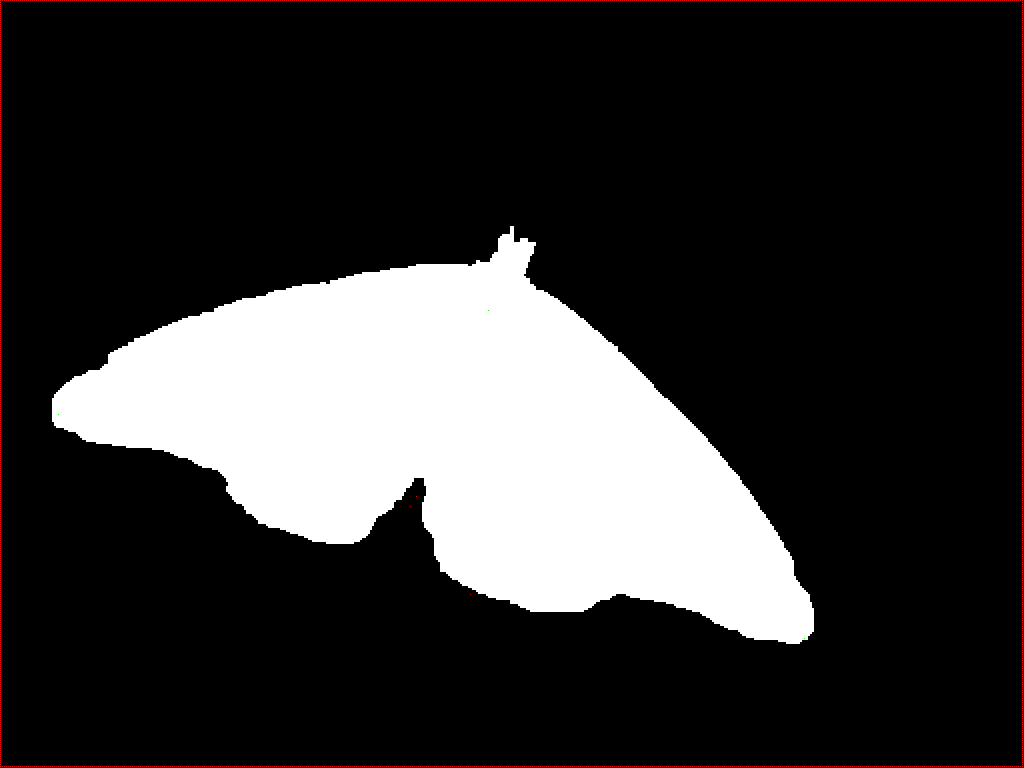
#> input picture 0010001_seg0.png, 1024 x 768 px
$ python latent_regions.py --image 0010001_seg0.png
#> lines starting #> are read from the running program, lines starting #| are printed output that depends on the picture; after the words box and inside, x2 and y2 are one past the last pixel; in counts of white or black regions, pixels touching at a corner belong together
# USAGE
# python latent_regions.py --image <image_path>

# import the necessary packages
from skimage.exposure import rescale_intensity
from skimage.segmentation import slic
from skimage.util import img_as_float
from skimage import io
import numpy as np
import argparse
import cv2

def segment_colorfulness(image, mask):
	# split the image into its respective RGB components, then mask
	# each of the individual RGB channels so we can compute
	# statistics only for the masked region
	(B, G, R) = cv2.split(image.astype("float"))
	R = np.ma.masked_array(R, mask=mask)
	G = np.ma.masked_array(B, mask=mask)
	B = np.ma.masked_array(B, mask=mask)

	# compute rg = R - G
	rg = np.absolute(R - G)

	# compute yb = 0.5 * (R + G) - B
	yb = np.absolute(0.5 * (R + G) - B)

	# compute the mean and standard deviation of both `rg` and `yb`,
	# then combine them
	stdRoot = np.sqrt((rg.std() ** 2) + (yb.std() ** 2))
	meanRoot = np.sqrt((rg.mean() ** 2) + (yb.mean() ** 2))

	# derive the "colorfulness" metric and return it
	return stdRoot + (0.3 * meanRoot)

# construct the argument parse and parse the arguments
ap = argparse.ArgumentParser()
ap.add_argument("-i", "--image", required=True,
	help="path to input image")
ap.add_argument("-s", "--segments", type=int, default=100,
	help="# of superpixels")
args = vars(ap.parse_args())

# load the image in OpenCV format so we can draw on it later, then
# allocate memory for the superpixel colorfulness visualization
orig = cv2.imread(args["image"])
#> orig is the input picture: shape (768, 1024, 3); mean B, G, R 51.5, 51.5, 52.1
vis = np.zeros(orig.shape[:2], dtype="float")

# load the image and apply SLIC superpixel segmentation to it via
# scikit-image
image = io.imread(args["image"])
segments = slic(img_as_float(image), n_segments=args["segments"],
	slic_zero=True)
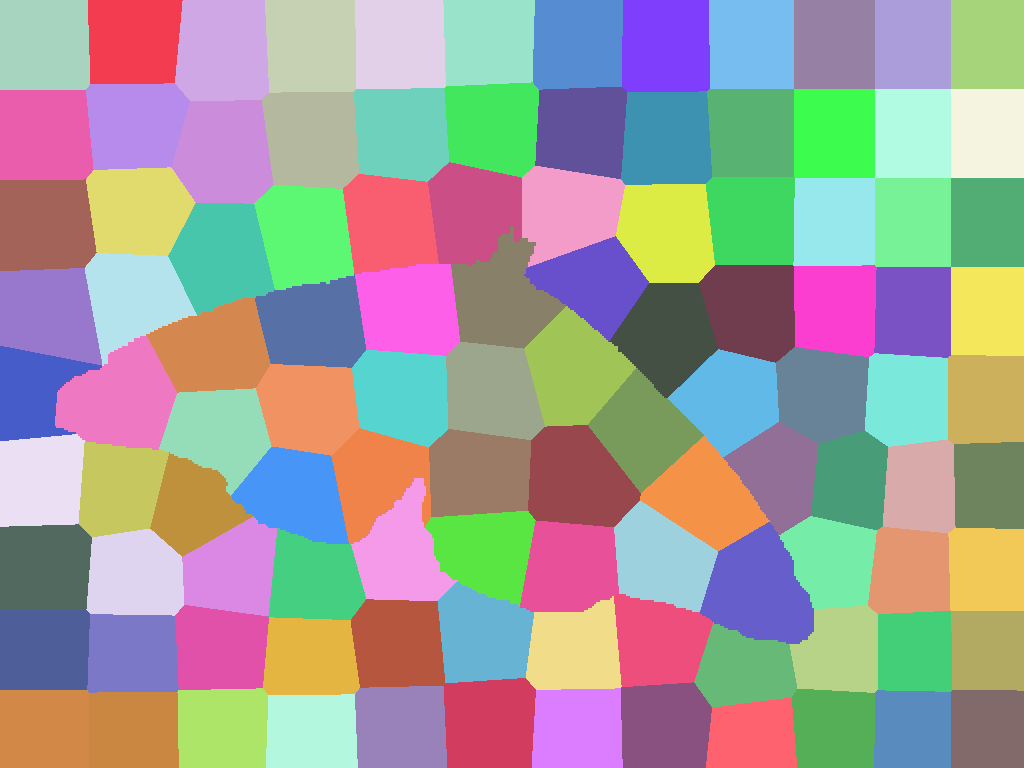
#> segments: shape (768, 1024) int64; 108 distinct labels, from 1 to 108; one colour per label, 0 black

# loop over each of the unique superpixels
for v in np.unique(segments):
	# construct a mask for the segment so we can compute image
	# statistics for *only* the masked region
	mask = np.ones(image.shape[:2])
	mask[segments == v] = 0

	# compute the superpixel colorfulness, then update the
	# visualization array
	C = segment_colorfulness(orig, mask)
	vis[segments == v] = C
#> this loop made 108 passes
#> (stdRoot in segment_colorfulness, meanRoot in segment_colorfulness, C) on passes 1 to 12: (29.72, 3.13, 30.66), (22.71, 1.82, 23.25), (19.41, 1.33, 19.81), (21.1, 1.57, 21.57), (21.23, 1.59, 21.71), (22.23, 1.74, 22.75), (21.35, 1.61, 21.83), (20.86, 1.54, 21.32), (21.25, 1.59, 21.72), (21.44, 1.62, 21.93), (21.31, 1.6, 21.79), (31.44, 3.51, 32.49)
#> pass 1, in segment_colorfulness, `yb = np.absolute(0.5 * (R + G) - B)`:
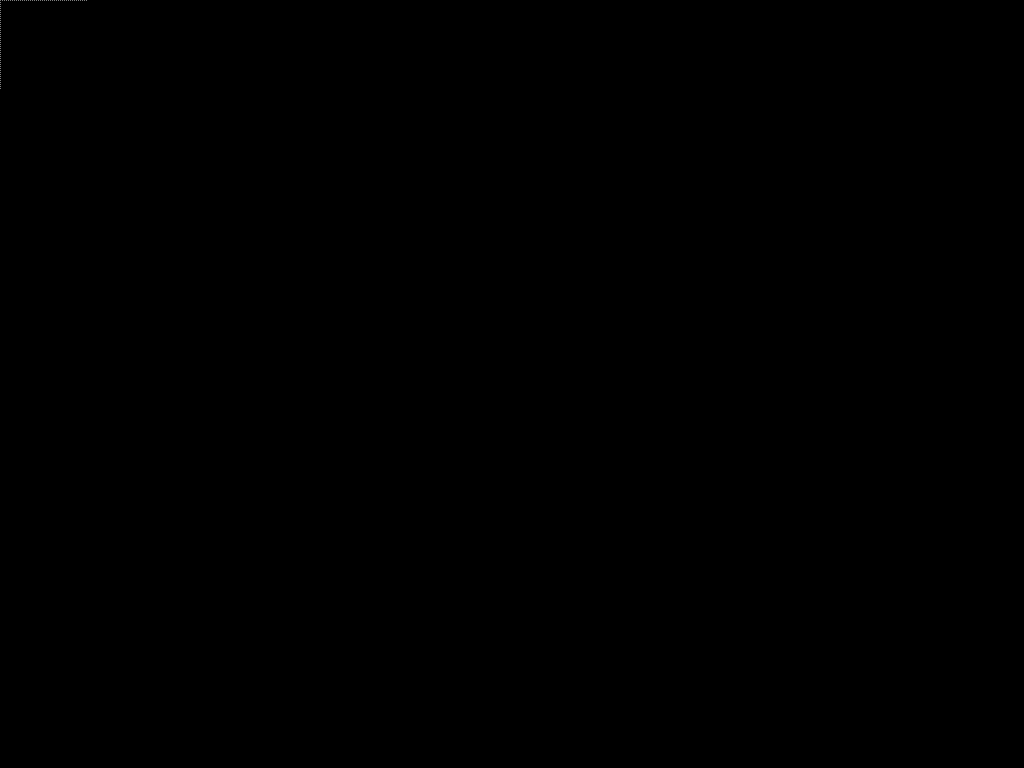
#> yb: shape (768, 1024) float64; min 0, max 127.5, mean 0.5
#> after the loop:
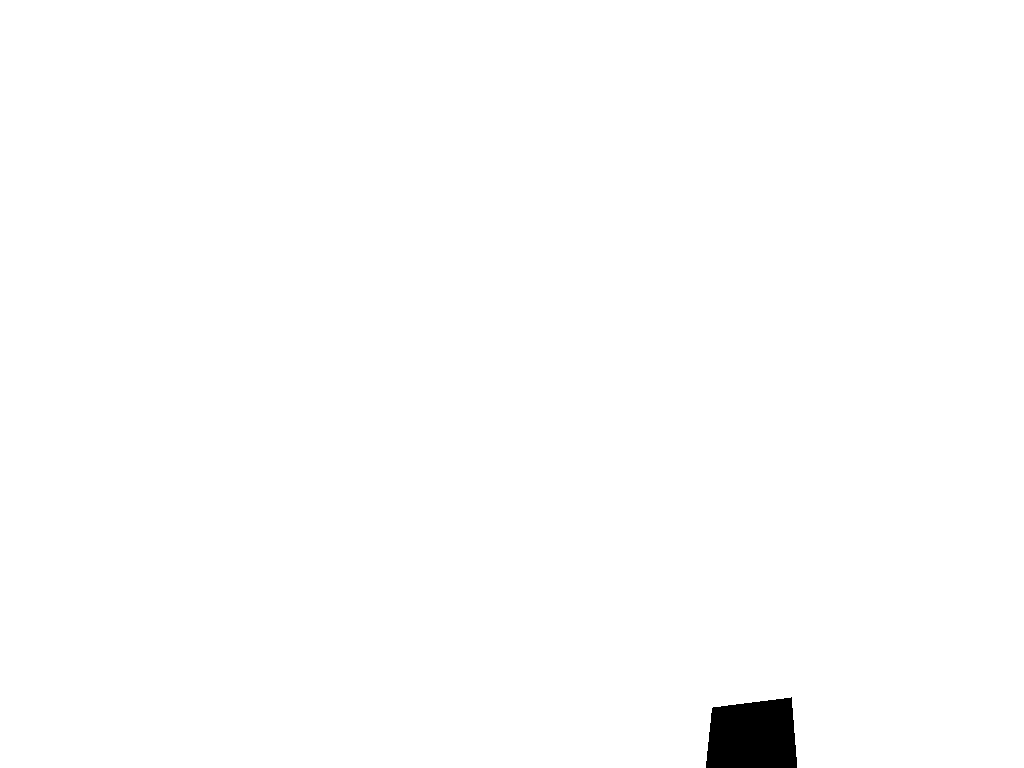
#> mask: shape (768, 1024) float64; values 0 (black) and 1 (white), 99.3% white; 1 black region, box (x1, y1, x2, y2) and area: (706, 697, 797, 768) 5602
#> after the loop:
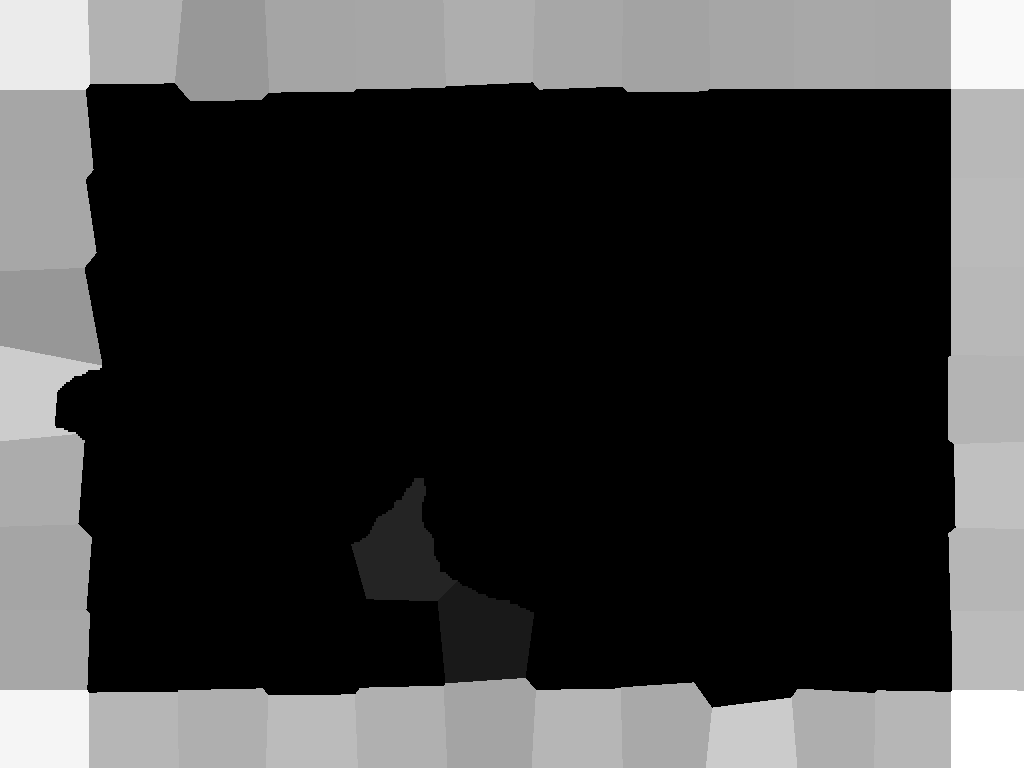
#> vis: shape (768, 1024) float64; min 0, max 33.19, mean 8.1; drawn with min black and max white

# scale the visualization image from an unrestricted floating point
# to unsigned 8-bit integer array so we can use it with OpenCV and
# display it to our screen
vis = rescale_intensity(vis, out_range=(0, 255)).astype("uint8")

# overlay the superpixel colorfulness visualization on the original
# image
alpha = 0.6
overlay = np.dstack([vis] * 3)
output = orig.copy()
cv2.addWeighted(overlay, alpha, output, 1 - alpha, 0, output)
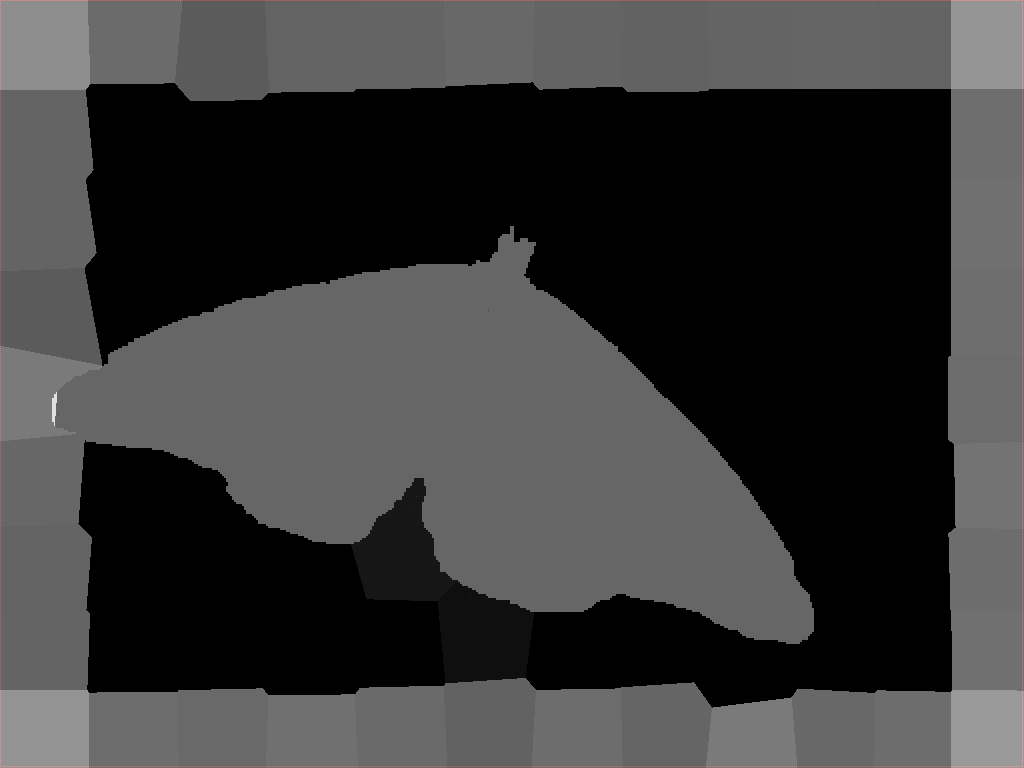
#> output: shape (768, 1024, 3); mean B, G, R 57.8, 57.8, 58

# show the output images
cv2.imshow("Input", orig)
cv2.imshow("Visualization", vis)
cv2.imshow("Output", output)
cv2.waitKey(0)
